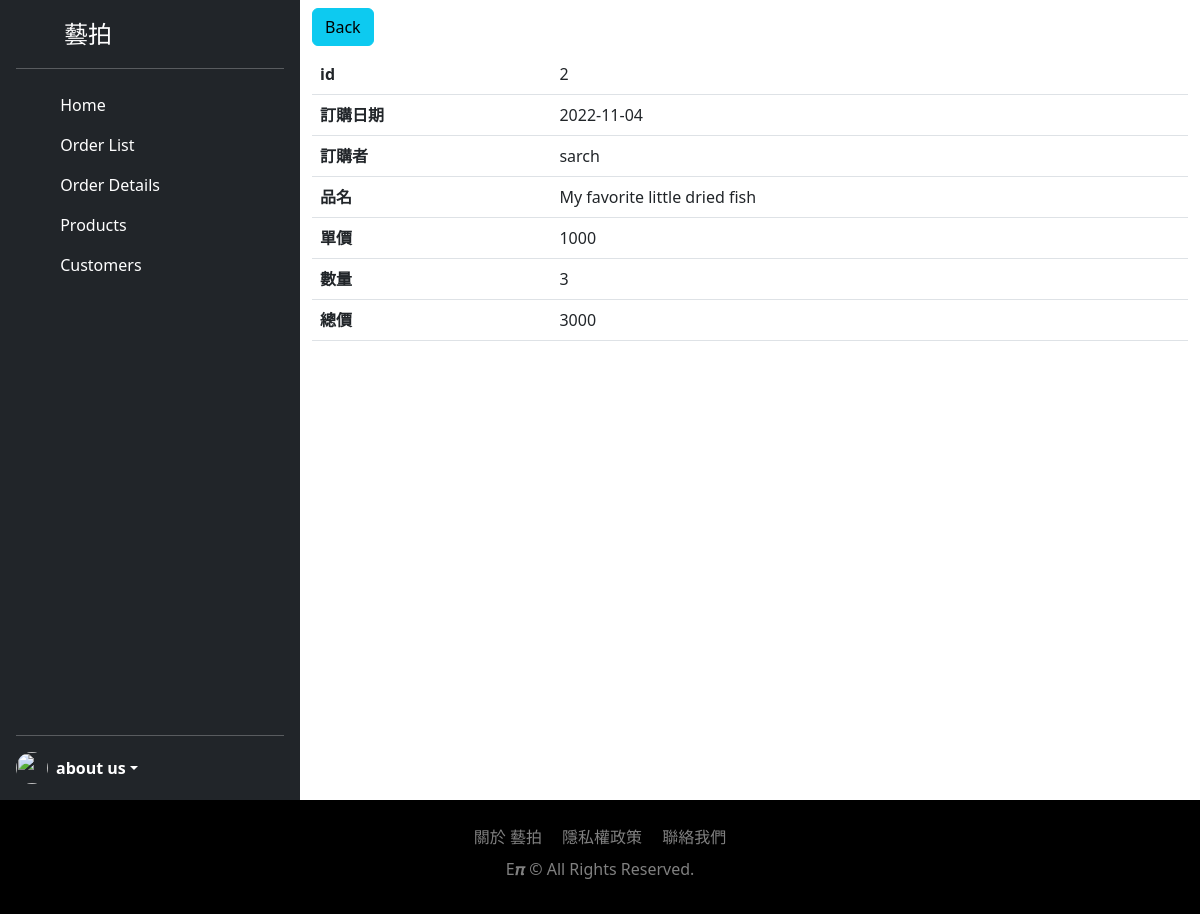
The app's page /product/order-detail.php?id=2 with its own data.
### tables this page shows
CREATE TABLE `user_order` (
  `id` int(6) UNSIGNED NOT NULL,
  `product_id` int(4) NOT NULL,
  `user_id` int(6) NOT NULL,
  `amount` int(4) NOT NULL,
  `order_date` date NOT NULL,
  `payment` varchar(50) NOT NULL,
  `send_address` varchar(255) NOT NULL
);

CREATE TABLE `users` (
  `id` int(6) UNSIGNED NOT NULL,
  `account` varchar(20) NOT NULL,
  `password` varchar(50) NOT NULL,
  `name` varchar(30) NOT NULL,
  `phone` varchar(30) DEFAULT NULL,
  `email` varchar(30) DEFAULT NULL,
  `created_at` datetime DEFAULT NULL,
  `valid` tinyint(1) NOT NULL
);

CREATE TABLE `product` (
  `id` int(5) NOT NULL,
  `name` varchar(225) NOT NULL,
  `category` int(5) NOT NULL,
  `price` int(7) NOT NULL,
  `amount` int(5) NOT NULL,
  `create_time` datetime NOT NULL,
  `author` varchar(225) NOT NULL,
  `images` varchar(225) NOT NULL,
  `detailed` varchar(255) NOT NULL,
  `sell_id` int(5) NOT NULL
);

### product/order-detail.php (the view, shortened to what this page needs)
<?php
require_once("../db2-connect.php");
$id = $_GET["id"];
$sql = "SELECT user_order.*, users.account, product.price, product.name AS product_id FROM user_order
JOIN users ON user_order.user_id = users.id
JOIN product ON user_order.product_id = product.id
WHERE user_order.id=$id
ORDER BY user_order.id DESC";
$result = $conn->query($sql);
$row = $result->fetch_assoc();
?>
<!doctype html>
<html lang="en">
<head>
  <link href="https://cdn.jsdelivr.net/npm/bootstrap@5.2.1/dist/css/bootstrap.min.css" rel="stylesheet">
</head>
<body>
  <main>
    <div class="row g-0">
      <div class="col-xs-12 col-sm-4 col-md-4 col-lg-3">
        <div class="d-flex flex-column flex-shrink-0 p-3 text-white bg-dark" style="height: 100%; min-height:100vh">
          <a href="/" class="d-flex align-items-center mb-3 mb-md-0 me-md-auto text-white text-decoration-none">
            <svg class="bi me-2" width="40" height="32">
              <use xlink:href="#bootstrap"></use>
            </svg>
            <span class="fs-4">藝拍</span>
          </a>
          <hr>
          <ul class="nav nav-pills flex-column mb-auto">
            <li class="nav-item">
              <a href="#" class="nav-link text-white" aria-current="page">
                <svg class="bi me-2" width="16" height="16">
                  <use xlink:href="#home"></use>
                </svg>
                Home
              </a>
            </li>
            <li class="nav-item">
              <a href="order-list2.php" class="nav-link  text-white">
                <svg class="bi me-2" width="16" height="16">
                  <use xlink:href="#speedometer2"></use>
                </svg>
                Order List
              </a>
            </li>
            <li class="nav-item">
              <a href="order-detail.php" class="nav-link text-white">
                <svg class="bi me-2" width="16" height="16">
                  <use xlink:href="#table"></use>
                </svg>
                Order Details
              </a>
            </li>
            <li class="nav-item">
              <a href="#" class="nav-link text-white">
                <svg class="bi me-2" width="16" height="16">
                  <use xlink:href="#grid"></use>
                </svg>
                Products
              </a>
            </li>
            <li class="nav-item">
              <a href="#" class="nav-link text-white">
                <svg class="bi me-2" width="16" height="16">
                  <use xlink:href="#people-circle"></use>
                </svg>
                Customers
              </a>
            </li>
          </ul>
          <hr>
          <div class="dropdown">
            <a href="#" class="d-flex align-items-center text-white text-decoration-none dropdown-toggle" id="dropdownUser1" data-bs-toggle="dropdown" aria-expanded="false">
              <img src="/images/1.png" alt="" width="32" height="32" class="rounded-circle me-2">
              <strong>about us</strong>
            </a>
          </div>
        </div>
      </div>
      <div class="col-xs-12 col-sm-8 col-md-8 col-lg-9">
        <div class="container">
          <div class="py-2">
            <a class="btn btn-info" href="order-list2.php">Back</a>
          </div>
          <table class="table">
            <tr>
              <th>id</th>
              <td><?= $row["id"] ?></td>
            </tr>
            <tr>
              <th>訂購日期</th>
              <td><?= $row["order_date"] ?></td>
            </tr>
            <tr>
              <th>訂購者</th>
              <td><?= $row["account"] ?></td>
            </tr>
            <tr>
              <th>品名</th>
              <td><?= $row["product_id"] ?></td>
            </tr>
            <tr>
              <th>單價</th>
              <td><?= $row["price"] ?></td>
            </tr>
            <tr>
              <th>數量</th>
              <td><?= $row["amount"] ?></td>
            </tr>
            <tr>
              <th>總價</th>
              <td><?= $row["price"] * $row["amount"] ?></td>
            </tr>
          </table>
        </div>
      </div>
  </main>
  <footer class="footer">
        <div class="container-fruid d-flex justify-content-center">
            <div class="menu list-unstyled inline-flex">
                <a href="#" class="text-decoration-none text-white-50 px-2">關於 藝拍</a>
                <a href="#" class="text-decoration-none text-white-50 px-2">隱私權政策</a>
                <a href="#" class="text-decoration-none text-white-50 px-2">聯絡我們</a>
            </div>
        </div>
        <div class="d-flex justify-content-center">
            <div class="menu list-unstyled inline-flex py-2">
                <a href="" class="text-decoration-none text-white-50">E𝝅 © All Rights Reserved.</a>
            </div>
        </div>
    </footer>
</body>
</html>

### product/order-detail.php (style rules this page uses)
.footer { background-color: black; padding: 25px 30px; min-height: 50px; }

### records on screen
user_order: id "2", order_date "2022-11-04", user.account "sarch", product.name "My favorite little dried fish", product.price "1000", amount "3", $row["price"] * $row["amount"] "3000"
